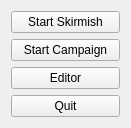
<?xml version="1.0" encoding="UTF-8"?>
<ui version="4.0">
 <class>StartupDialog</class>
 <widget class="QWidget" name="StartupDialog">
  <property name="geometry">
   <rect>
    <x>0</x>
    <y>0</y>
    <width>131</width>
    <height>116</height>
   </rect>
  </property>
  <property name="windowTitle">
   <string>Main Menu</string>
  </property>
  <layout class="QVBoxLayout" name="verticalLayout">
   <item>
    <widget class="QPushButton" name="openMap">
     <property name="text">
      <string>Start Skirmish</string>
     </property>
    </widget>
   </item>
   <item>
    <widget class="QPushButton" name="openCampaign">
     <property name="text">
      <string>Start Campaign</string>
     </property>
    </widget>
   </item>
   <item>
    <widget class="QPushButton" name="createMap">
     <property name="text">
      <string>Editor</string>
     </property>
    </widget>
   </item>
   <item>
    <widget class="QPushButton" name="quit">
     <property name="text">
      <string>Quit</string>
     </property>
    </widget>
   </item>
   <item>
    <spacer name="verticalSpacer">
     <property name="orientation">
      <enum>Qt::Vertical</enum>
     </property>
     <property name="sizeHint" stdset="0">
      <size>
       <width>20</width>
       <height>40</height>
      </size>
     </property>
    </spacer>
   </item>
  </layout>
 </widget>
 <resources/>
 <connections/>
</ui>
